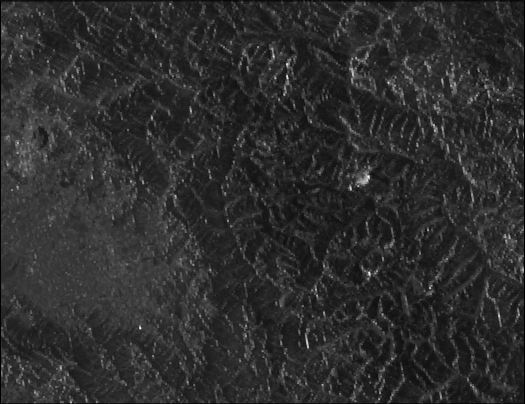
#> input picture Images/curr_img.png, 525 x 404 px
$ jupyter execute difference_model.ipynb
#> lines starting #> are read from the running program, lines starting #| are printed output that depends on the picture
#> further down, image1 is the input picture: shape (404, 525, 3); min 0, max 255, mean 45.5
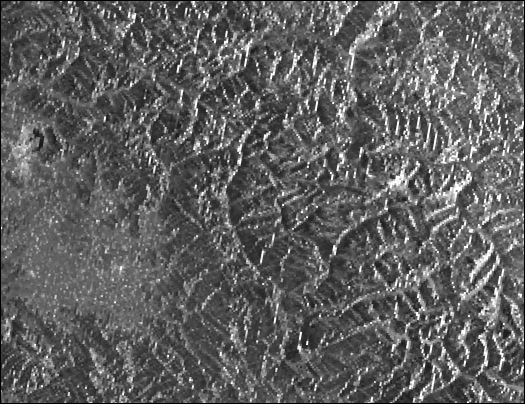
#> input picture Images/prev_img.png, 525 x 404 px
#> further down, image2 is the input picture: shape (404, 525, 3); min 0, max 255, mean 95
[cell 1]
import numpy as np
import cv2
from skimage import filters
import matplotlib.pyplot as plt

[cell 2]
def create_edge_map(image1, image2):

    gray1 = cv2.cvtColor(image1, cv2.COLOR_BGR2GRAY)
    gray2 = cv2.cvtColor(image2, cv2.COLOR_BGR2GRAY)


    diff = cv2.absdiff(gray1, gray2)
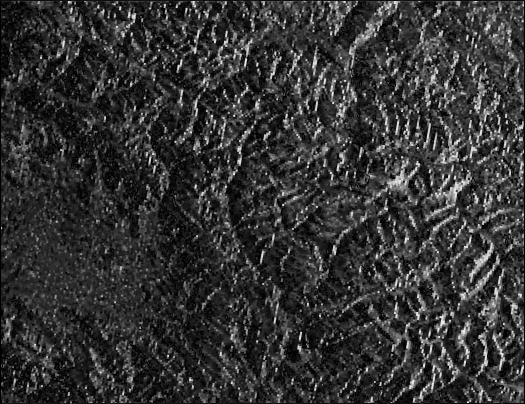
#> diff: shape (404, 525); min 0, max 237, mean 51.9

    edges = cv2.GaussianBlur(diff, (5,5), -1)
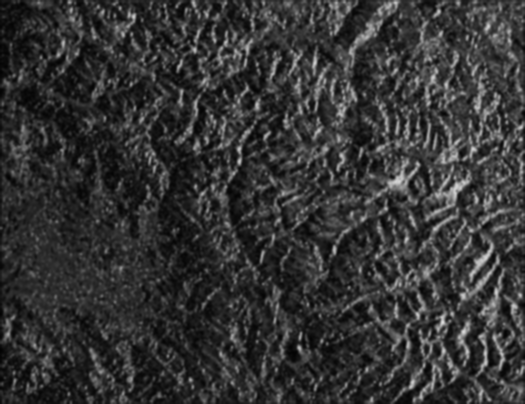
#> edges: shape (404, 525); min 2, max 220, mean 52

    edges = cv2.Canny(edges, 200, 200, L2gradient = True)
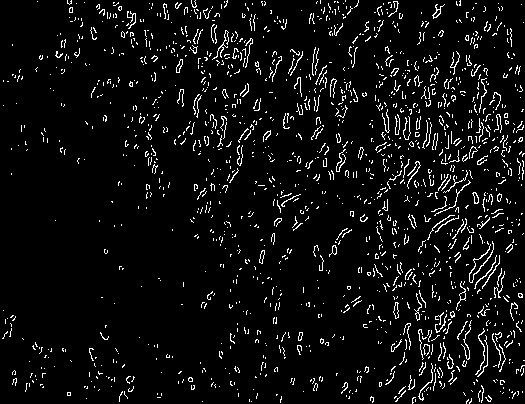
#> edges: shape (404, 525); 5.7% white in thin lines or dots

    return edges

[cell 3]
image1 = cv2.imread('../Images/curr_img.png')
image2 = cv2.imread('../Images/prev_img.png')

[cell 4]
edge_map = create_edge_map(image1, image2)

[cell 5]
plt.figure(figsize=(190, 70))

[cell 6]
plt.subplot(231)
plt.imshow(cv2.cvtColor(image1, cv2.COLOR_BGR2RGB))
plt.title('Image 1')

plt.subplot(233)
plt.imshow(cv2.cvtColor(image2, cv2.COLOR_BGR2RGB))
plt.title('Image 2')

plt.subplot(235)
plt.imshow(edge_map, cmap='gray')
plt.title('Edge Map')

plt.show()

[cell 7]
plt.imshow(edge_map, cmap='gray')

[cell 8]
plt.imsave('../Images/edge_map.png', edge_map, cmap='gray')

[cell 9]
import imageio.v2 as imageio
image_new = imageio.imread('../Images/edge_map.png')
plt.imshow(image_new)
